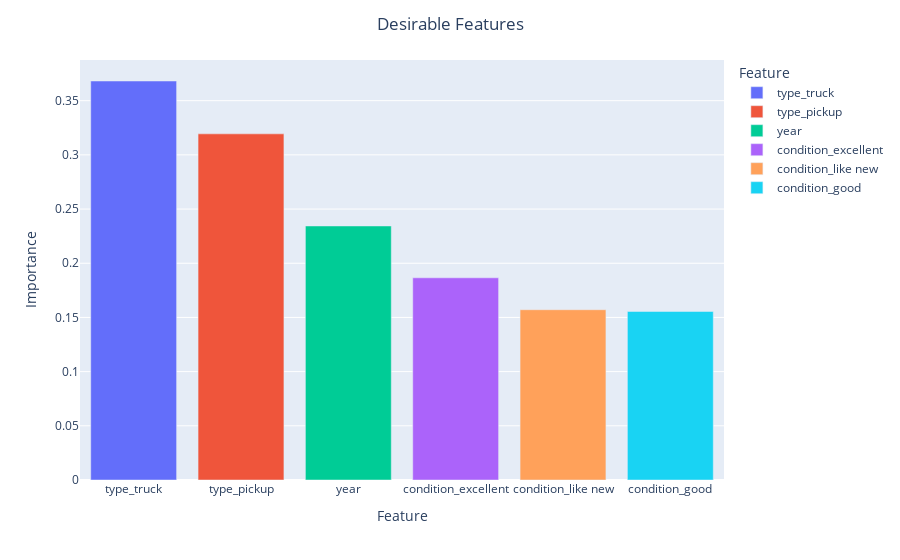

The notebook cell this image was saved under:
### Markdown cell above
#### The most important *desirable* features

These are the features that contribute most to increased sale value of a vehicle. <br/>

- <b> Condition </b> (New, excellent, good).
- <b> Model Year.</b> The later the model year, the more buyers are willing to pay for the vehicle.
- <b> Certain Vehicle Types </b> (pickup trucks!)

### Code cell
#px.bar(x = coeffs_df1_pos_imp['feature'], y = coeffs_df1_pos_imp['coefficient'])
pFig1.show()

### Figure 1 — Plotly figure (JSON) as saved in the notebook; plotly's stock layout.template omitted (floating-point values rounded to 4 significant figures)
{"data": [{"alignmentgroup": "True", "hovertemplate": "Feature=%{x}<br>Importance=%{y}<extra></extra>", "legendgroup": "type_truck", "marker": {"color": "#636efa", "pattern": {"shape": ""}}, "name": "type_truck", "offsetgroup": "type_truck", "orientation": "v", "showlegend": true, "textposition": "auto", "type": "bar", "x": ["type_truck"], "xaxis": "x", "y": [0.3682], "yaxis": "y"}, {"alignmentgroup": "True", "hovertemplate": "Feature=%{x}<br>Importance=%{y}<extra></extra>", "legendgroup": "type_pickup", "marker": {"color": "#EF553B", "pattern": {"shape": ""}}, "name": "type_pickup", "offsetgroup": "type_pickup", "orientation": "v", "showlegend": true, "textposition": "auto", "type": "bar", "x": ["type_pickup"], "xaxis": "x", "y": [0.3194], "yaxis": "y"}, {"alignmentgroup": "True", "hovertemplate": "Feature=%{x}<br>Importance=%{y}<extra></extra>", "legendgroup": "year", "marker": {"color": "#00cc96", "pattern": {"shape": ""}}, "name": "year", "offsetgroup": "year", "orientation": "v", "showlegend": true, "textposition": "auto", "type": "bar", "x": ["year"], "xaxis": "x", "y": [0.2344], "yaxis": "y"}, {"alignmentgroup": "True", "hovertemplate": "Feature=%{x}<br>Importance=%{y}<extra></extra>", "legendgroup": "condition_excellent", "marker": {"color": "#ab63fa", "pattern": {"shape": ""}}, "name": "condition_excellent", "offsetgroup": "condition_excellent", "orientation": "v", "showlegend": true, "textposition": "auto", "type": "bar", "x": ["condition_excellent"], "xaxis": "x", "y": [0.1866], "yaxis": "y"}, {"alignmentgroup": "True", "hovertemplate": "Feature=%{x}<br>Importance=%{y}<extra></extra>", "legendgroup": "condition_like new", "marker": {"color": "#FFA15A", "pattern": {"shape": ""}}, "name": "condition_like new", "offsetgroup": "condition_like new", "orientation": "v", "showlegend": true, "textposition": "auto", "type": "bar", "x": ["condition_like new"], "xaxis": "x", "y": [0.1571], "yaxis": "y"}, {"alignmentgroup": "True", "hovertemplate": "Feature=%{x}<br>Importance=%{y}<extra></extra>", "legendgroup": "condition_good", "marker": {"color": "#19d3f3", "pattern": {"shape": ""}}, "name": "condition_good", "offsetgroup": "condition_good", "orientation": "v", "showlegend": true, "textposition": "auto", "type": "bar", "x": ["condition_good"], "xaxis": "x", "y": [0.1555], "yaxis": "y"}], "layout": {"barmode": "relative", "legend": {"title": {"text": "Feature"}, "tracegroupgap": 0}, "margin": {"t": 60}, "title": {"text": "Desirable Features", "x": 0.5, "xanchor": "center"}, "xaxis": {"anchor": "y", "categoryarray": ["type_truck", "type_pickup", "year", "condition_excellent", "condition_like new", "condition_good"], "categoryorder": "array", "domain": [0, 1], "title": {"text": "Feature"}}, "yaxis": {"anchor": "x", "domain": [0, 1], "title": {"text": "Importance"}}}}
